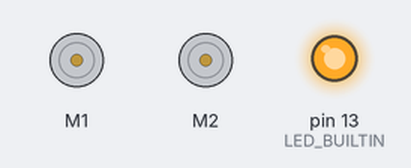
Recording of a sketch running on a simulated Arduino Uno, built for the host (arithmetic inside an expression is 32-bit, double 64-bit). On the bench: 2 × DC motor (green arrow = forward, orange = backward, longer = faster), output pins drawn as LEDs (lit = HIGH).

Above: at 0.2 s.
At 9.7 s:
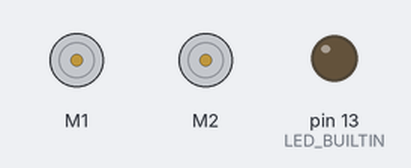
At 23.7 s:
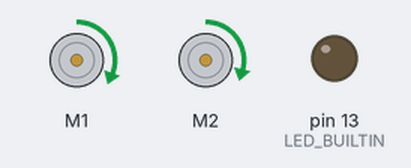
Timing chart, 0 to 32.8 s (numbered marks = the images above):
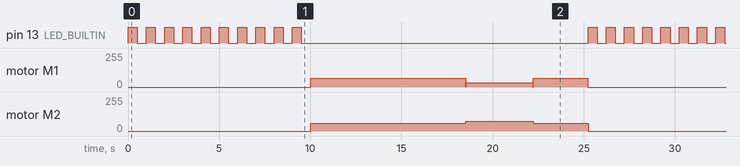

Measured:
- by itself, pin 13 (LED_BUILTIN): repeats every 25.2 s: 9 × (LOW 0.50 s, HIGH 0.50 s), LOW 15.7 s, HIGH 0.50 s
- by itself, motor M2: repeats every 25.2 s: forward 72/255 3.7 s, forward 58/255 3.0 s, stopped 10.0 s, forward 58/255 8.5 s
- by itself, motor M1: repeats every 25.2 s: stopped 0.01 s, forward 32/255 3.7 s, stopped 0.01 s, forward 64/255 3.0 s, stopped 10.0 s, forward 64/255 8.5 s

The sketch:

Sergi_v6.ino
```cpp
// (licence header left out)
#include <SabertoothSimplified.h>

SabertoothSimplified ST; // We'll name the Sabertooth object ST.
                         // For how to configure the Sabertooth, see the DIP Switch Wizard for
                         //   http://www.dimensionengineering.com/datasheets/SabertoothDIPWizard/start.htm
                         // Be sure to select Simplified Serial Mode for use with this library.
                         // This sample uses a baud rate of 9600.
                         //
                         // Connections to make:
                         //   Arduino TX->1  ->  Sabertooth S1
                         //   Arduino GND    ->  Sabertooth 0V
                         //   Arduino VIN    ->  Sabertooth 5V (OPTIONAL, if you want the Sabertooth to power the Arduino)
                         //
                         // If you want to use a pin other than TX->1, see the SoftwareSerial example.

void setup()
{
  SabertoothTXPinSerial.begin(9600); // This is the baud rate you chose with the DIP switches.
  // initialize digital pin LED_BUILTIN as an output.
  pinMode(LED_BUILTIN, OUTPUT);
  ST.motor(1, 0);    // Stop. In an emergency,
  ST.motor(2, 0);    // just hit the 'reset' button on the Arduino.
}

void flash( int count)
{
  for(int c=count; c--; c==0){
    digitalWrite(LED_BUILTIN, HIGH);   // turn the LED on (HIGH is the voltage level)
    delay(500);                       // wait for a second
    digitalWrite(LED_BUILTIN, LOW);    // turn the LED off by making the voltage LOW
    delay(500);                       // wait for a second
  }
}

void stop(){
  ST.motor(1, 0);    // Stop.
  ST.motor(2, 0);    // Stop.
}

void turnLeft(){
  ST.motor(1, 16);
  ST.motor(2, 36);
  delay(3667);
  stop();
}

void turnRight(){
  ST.motor(1, 36);
  ST.motor(2, 16);
  delay(3000);
  stop();
}

void rotateLeft(){
  ST.motor(1, -16);
  ST.motor(2, 16);
  delay(3000);
  stop();
}

void rotateRight(){
  ST.motor(1, 16);
  ST.motor(2, -16);
  delay(3000);
  stop();
}

void forward(int d){
  int speed = 32;
  ST.motor(1, speed);
  ST.motor(2, speed*0.93);
  delay(d);
  stop();
}

void backward(int d){
  int speed = -32;
  ST.motor(1, speed);
  ST.motor(2, speed*0.93);
  delay(d);
  stop();
}

void loop()
{
  // motor 2 is the left one
  flash(10);
  forward(8500);
  turnLeft();
  forward(3000);
  stop();

}
```
